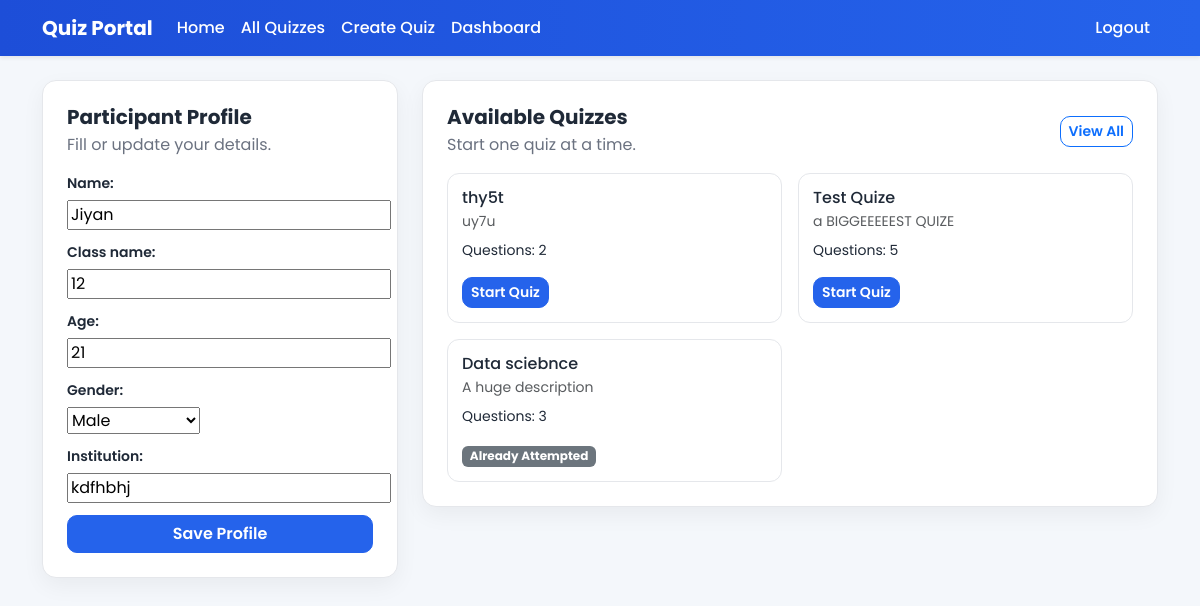
The page /dashboard/ (signed in) on the database its author committed.
### quiz/models.py (models this page shows, shortened)
class Participant(models.Model):
    user = models.OneToOneField(User, on_delete=models.CASCADE)
    name = models.CharField(max_length=150)
    class_name = models.CharField(max_length=100)
    age = models.PositiveIntegerField()
    gender = models.CharField(max_length=20)
    institution = models.CharField(max_length=200)

class Quiz(models.Model):
    title = models.CharField(max_length=200)
    description = models.TextField()
    created_at = models.DateTimeField(auto_now_add=True)

### quiz/views.py (the view, shortened to what this page needs)
# urls.py: path('dashboard/', views.dashboard, name='dashboard'),
@login_required
def dashboard(request):
    if request.user.is_superuser:
        return redirect('admin_dashboard')
    participant = Participant.objects.filter(user=request.user).first()
    profile_form = ParticipantProfileForm(request.POST or None, instance=participant)
    quizzes = Quiz.objects.all().order_by('-created_at')
    attempted_quiz_ids = []
    if participant:
        attempted_quiz_ids = list(
            Result.objects.filter(participant=participant).values_list('quiz_id', flat=True)
        )
    context = {
        'profile_form': profile_form,
        'participant': participant,
        'quizzes': quizzes,
        'attempted_quiz_ids': attempted_quiz_ids,
    }
    return render(request, 'quiz/dashboard.html', context)

### quiz/forms.py
class ParticipantProfileForm(forms.ModelForm):
    class Meta:
        model = Participant
        fields = ['name', 'class_name', 'age', 'gender', 'institution']
        widgets = {
            'gender': forms.Select(
                choices=[
                    ('', 'Select gender'),
                    ('Male', 'Male'),
                    ('Female', 'Female'),
                    ('Other', 'Other'),
                ]
            )
        }

### quiz/templates/quiz/dashboard.html (shortened to what this page needs)
{% extends 'quiz/base.html' %}
{% block content %}
{% if admin_mode %}
    <div class="d-flex justify-content-between align-items-center mb-3">
        <div>
            <h2 class="section-title h4 mb-1">Admin Dashboard</h2>
            <p class="section-subtitle">Manage all quizzes.</p>
        </div>
        <a href="{% url 'create_quiz' %}" class="btn btn-primary">Create Quiz</a>
    </div>
    <div class="page-box p-3 p-md-4">
        {% if quizzes %}
            <div class="table-responsive">
                <table class="table align-middle">
                    <thead>
                        <tr>
                            <th>Quiz</th>
                            <th>Questions</th>
                            <th>Created</th>
                            <th>Actions</th>
                        </tr>
                    </thead>
                    <tbody>
                        {% for quiz in quizzes %}
                            <tr>
                                <td>
                                    <div class="fw-semibold">{{ quiz.title }}</div>
                                    <div class="text-muted small">{{ quiz.description|truncatechars:80 }}</div>
                                </td>
                                <td>{{ quiz.questions.count }}</td>
                                <td>{{ quiz.created_at|date:"Y-m-d H:i" }}</td>
                                <td>
                                    <a href="{% url 'edit_quiz' quiz.id %}" class="btn btn-sm btn-outline-primary">Edit</a>
                                    <a href="{% url 'delete_quiz' quiz.id %}" class="btn btn-sm btn-outline-danger">Delete</a>
                                </td>
                            </tr>
                        {% endfor %}
                    </tbody>
                </table>
            </div>
        {% else %}
            <p class="text-muted mb-0">No quizzes created yet.</p>
        {% endif %}
    </div>
{% else %}
    <div class="row g-4">
        <div class="col-lg-4">
            <div class="page-box p-4">
                <h3 class="section-title h5">Participant Profile</h3>
                <p class="section-subtitle mb-3">Fill or update your details.</p>
                <form method="post" class="form-stack">
                    {{ profile_form.as_p }}
                    <button type="submit" class="btn btn-primary w-100">Save Profile</button>
                </form>
            </div>
        </div>
        <div class="col-lg-8">
            <div class="page-box p-4">
                <div class="d-flex justify-content-between align-items-center mb-3">
                    <div>
                        <h3 class="section-title h5 mb-1">Available Quizzes</h3>
                        <p class="section-subtitle">Start one quiz at a time.</p>
                    </div>
                    <a href="{% url 'quiz_list' %}" class="btn btn-sm btn-outline-primary">View All</a>
                </div>
                {% if quizzes %}
                    <div class="row g-3">
                        {% for quiz in quizzes %}
                            <div class="col-md-6">
                                <div class="quiz-card d-flex flex-column">
                                    <h4 class="h6 mb-1">{{ quiz.title }}</h4>
                                    <p class="text-muted small mb-2">{{ quiz.description|truncatechars:90 }}</p>
                                    <p class="small mb-3">Questions: {{ quiz.questions.count }}</p>
                                    <div class="mt-auto">
                                        {% if quiz.id in attempted_quiz_ids %}
                                            <span class="badge text-bg-secondary">Already Attempted</span>
                                        {% else %}
                                            <a href="{% url 'attempt_quiz' quiz.id %}" class="btn btn-primary btn-sm">Start Quiz</a>
                                        {% endif %}
                                    </div>
                                </div>
                            </div>
                        {% endfor %}
                    </div>
                {% else %}
                    <p class="text-muted mb-0">No quizzes available right now.</p>
                {% endif %}
            </div>
        </div>
    </div>
{% endif %}
{% endblock %}

### quiz/templates/quiz/base.html (style rules this page uses)
:root { --brand: #2563eb; --brand-dark: #1d4ed8; --page-bg: #f4f7fb; --text: #1f2937; --muted: #6b7280; }
body { font-family: "Poppins", sans-serif; background-color: var(--page-bg); color: var(--text); }
.page-box { background: #fff; border: 1px solid #e5e7eb; border-radius: 14px; box-shadow: 0 8px 22px rgba(0, 0, 0, 0.05); }
.section-title { font-weight: 700; margin-bottom: 4px; }
.section-subtitle { color: var(--muted); margin-bottom: 0; }
.btn { border-radius: 10px; font-weight: 600; }
.btn-primary { background-color: var(--brand); border-color: var(--brand); }
.form-stack p { margin-bottom: 12px; }
.form-stack label { display: block; margin-bottom: 6px; font-weight: 600; font-size: 14px; }
.quiz-card { border: 1px solid #e5e7eb; border-radius: 12px; padding: 14px; background: #fff; height: 100%; }

### rows shown on the page
Participant: name "Jiyan", class_name "12", age "21", gender "Male", institution "kdfhbhj"
Quiz: title "thy5t", description "uy7u", questions.count "2", shows "Start Quiz"
Quiz: title "Test Quize", description "a BIGGEEEEEST QUIZE", questions.count "5", shows "Start Quiz"
Quiz: title "Data sciebnce", description "A huge description", questions.count "3", shows "Already Attempted"
